Frame 1 (no input): blank canvas, image omitted
Frame 60 (the mouse pressed at the canvas centre just before this capture): blank canvas, image omitted
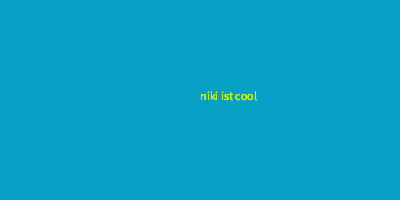
Frame 120 (the mouse held since frame 60 and released just before this capture)

The Processing sketch whose frames 1 and 60 were blank and that drew this single picture after the mouse press (run headless with seeded random() and noise(); from frame 60 on, the mouse is pressed at the canvas centre):

// Processing sketch: processing_175464
// ── processing_175464.pde

// Rumpelstilzchen
// 08.12.2014

/*Aufgabenstellung
Schreibe ein Programm, das einen selbst gewÃ¤hlten Text an der Mausposition erscheinen lÃ¤sst und ihn anschlieÃ�end wieder ausblendet. 
Hinweis 1: Recherchiere, wie du in Processing Text einfuegen kannst. 
Hinweis 2: In Abschnitt zwei findest du ein Beispiel, in dem eine Ellipse ausgeblendet wird. 
*/
void setup (){
  size (400, 200);
  background(255,255,255);
}
  
 
 
void draw (){
  // Zeichnen eines leicht durchsichtigen Hintergrunds
  fill (0,155,188, 20); // die vierte komponente gibt die deckkraft der farbe (max. 255) an
  noStroke();
  rect (0, 0, width, height);
  
  // Zeichnen der Kreise
  stroke (255,206,0);
  strokeWeight (2);
  fill (208,242,2);
  text ("niki ist cool",mouseX,mouseY);
}
